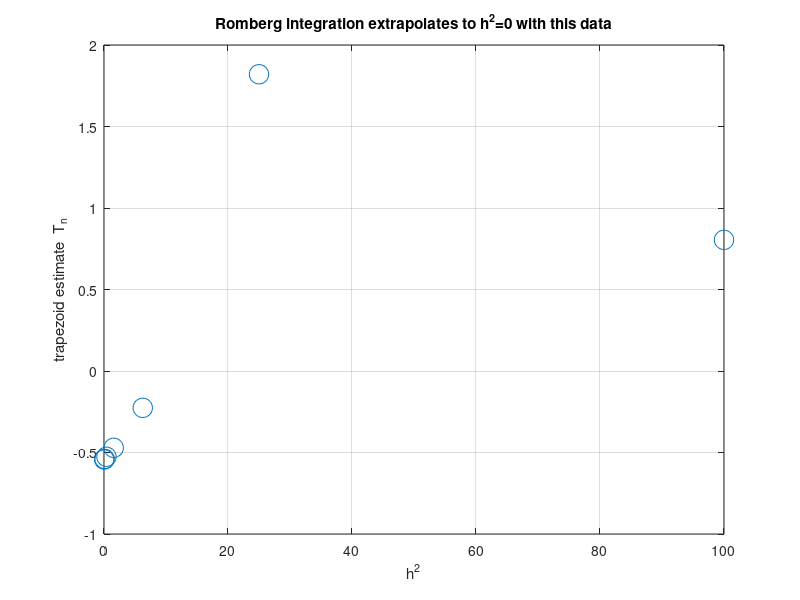

Source code (MATLAB):
% CLASS23NOV  Steps in building Romberg integration.
% Uses problem
%    /10
%    |   cos(x) dx = sin(10)
%    / 0
% See also:  romberg.m,  trap.m,   fastromberg.m

format long

disp('with 64 subintervals on finest level:')
H = 10-0;
h = H * 2.^(-(0:6));          % spacing for 7 levels of trapezoid rule
t = zeros(1,7);
for n = 1:7
  hh = h(n);
  x = 0:hh:10;
  t(n) = (hh/2) * [1 2*ones(1,2^(n-1)-1) 1] * cos(x)';
end
% wrong way:
%p = polyfit(h,t,6);           % do extrapolation
%p(end)                        % get constant term
p = polyfit(h.^2,t,6);        % do extrapolation in h^2 vs T_n plane
p(end)                        % get constant term
sin(10)

figure(1)
plot(h.^2,t,'o','markersize',14),  grid on
xlabel('h^2'),  ylabel('trapezoid estimate  T_n')
title('Romberg integration extrapolates to h^2=0 with this data')

disp('with 128 subintervals on finest level:')
% redo: finer last level
h = H * 2.^(-(0:7));
t = zeros(1,8);
for n = 1:8
  hh = h(n);
  x = 0:hh:10;
  t(n) = (hh/2) * [1 2*ones(1,2^(n-1)-1) 1] * cos(x)';
end
p = polyfit(h.^2,t,7); p(end)   % get constant term
[t'; p(end); sin(10)]           % table: trapezoid then Romberg then exact
